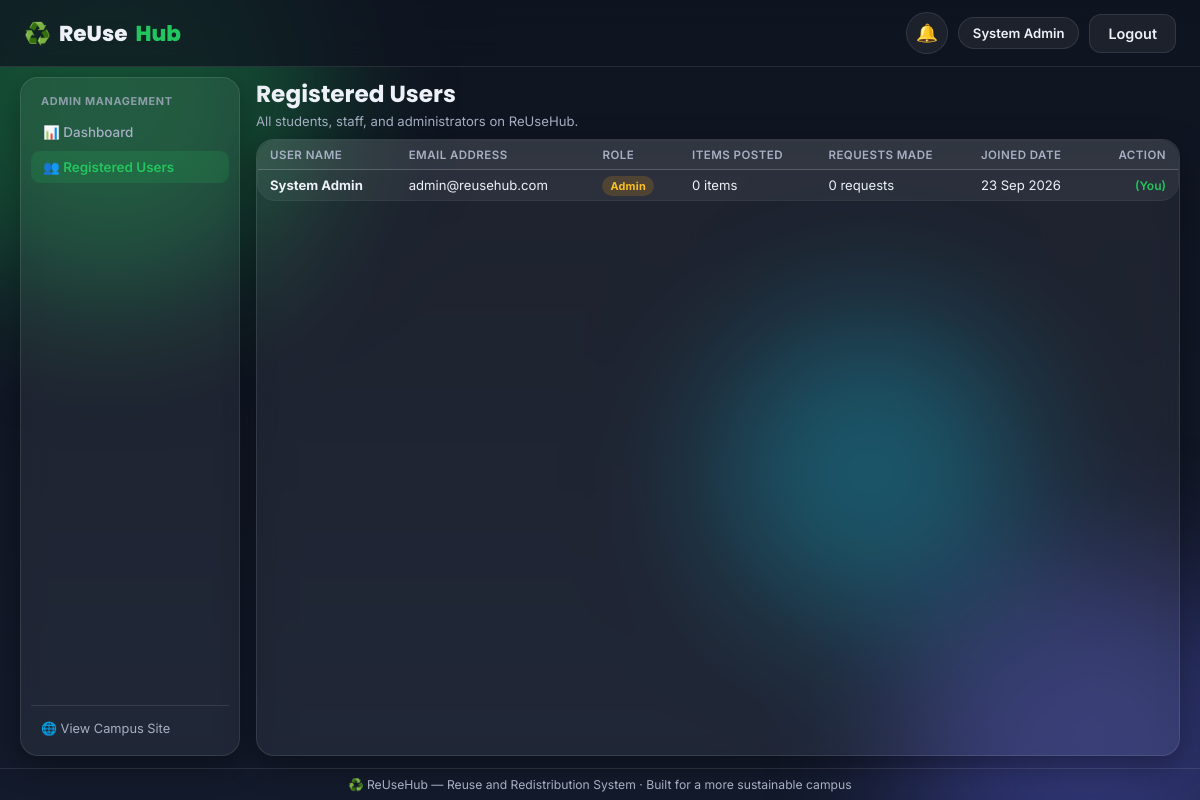
The page /admin/users.php (signed in) on the database its author committed.
### tables this page shows
CREATE TABLE users (
    user_id INT AUTO_INCREMENT PRIMARY KEY,
    name VARCHAR(100) NOT NULL,
    email VARCHAR(150) NOT NULL UNIQUE,
    password VARCHAR(255) NOT NULL,
    role ENUM('user','admin') NOT NULL DEFAULT 'user',
    created_at TIMESTAMP DEFAULT CURRENT_TIMESTAMP
);

### includes/auth.php (called while the page is built, shortened)
<?php
function current_user_id() {
    return $_SESSION['user_id'] ?? null;
}
function e($str) {
    return htmlspecialchars($str ?? '', ENT_QUOTES, 'UTF-8');
}

### admin/users.php (the view, shortened to what this page needs)
<?php
require_once __DIR__ . '/../includes/functions.php';
$users = $conn->query("
  SELECT u.*,
    (SELECT COUNT(*) FROM items WHERE owner_id = u.user_id) AS item_count,
    (SELECT COUNT(*) FROM requests WHERE requester_id = u.user_id) AS request_count
  FROM users u ORDER BY created_at DESC");
include __DIR__ . '/../includes/header.php';
?>
<div class="admin-layout">
  <?php include __DIR__ . '/_sidebar.php'; ?>
  <div class="admin-main-content">
    <div class="admin-header-row">
      <div>
        <h1 style="font-size:1.45rem; margin:0;">Registered Users</h1>
        <p style="margin:2px 0 0; font-size:0.82rem; color:var(--text-dim);">All students, staff, and administrators on ReUseHub.</p>
      </div>
    </div>
    <div class="card admin-table-card">
      <div class="table-wrap">
        <table>
          <thead>
            <tr>
              <th>User Name</th>
              <th>Email Address</th>
              <th>Role</th>
              <th>Items Posted</th>
              <th>Requests Made</th>
              <th>Joined Date</th>
              <th style="text-align:right;">Action</th>
            </tr>
          </thead>
          <tbody>
            <?php while ($u = $users->fetch_assoc()): ?>
              <tr>
                <td><strong><?= e($u['name']) ?></strong></td>
                <td><?= e($u['email']) ?></td>
                <td>
                  <span class="status-pill <?= $u['role']==='admin' ? 'status-Requested' : 'status-Available' ?>">
                    <?= ucfirst($u['role']) ?>
                  </span>
                </td>
                <td><?= $u['item_count'] ?> items</td>
                <td><?= $u['request_count'] ?> requests</td>
                <td><?= date('d M Y', strtotime($u['created_at'])) ?></td>
                <td style="text-align:right;">
                  <?php if ($u['user_id'] != current_user_id()): ?>
                    <form method="POST" style="display:inline;" onsubmit="return confirm('Remove this user account and all their listings?');">
                      <input type="hidden" name="delete_user_id" value="<?= $u['user_id'] ?>">
                      <button type="submit" class="btn btn-danger btn-sm" style="padding:3px 8px; font-size:0.75rem;">Delete</button>
                    </form>
                  <?php else: ?>
                    <span style="font-size:0.75rem; color:var(--primary); font-weight:600;">(You)</span>
                  <?php endif; ?>
                </td>
              </tr>
            <?php endwhile; ?>
          </tbody>
        </table>
      </div>
    </div>
  </div>
</div>
<?php include __DIR__ . '/../includes/footer.php'; ?>

### assets/css/style.css (style rules this page uses)
:root { --bg: #0f1420; --bg2: #131a2b; --surface: rgba(255,255,255,0.06); --surface-solid:#ffffff; --border: rgba(255,255,255,0.10); --text: #eef1f8; --text-dim: #a7b0c3; --text-ink:#1b2030; --ink-dim:#5b647a; --primary: #22c55e; --primary-dark: #16a34a; --accent: #6366f1; --accent2: #06b6d4; --warn: #f59e0b; --danger: #ef4444; --radius: 18px; --radius-sm: 12px; --shadow: 0 10px 30px rgba(0,0,0,0.35); --font: 'Inter', -apple-system, sans-serif; --font-head: 'Poppins', sans-serif; }
* { box-sizing:border-box; }
html,body { margin:0;padding:0; }
body { font-family:var(--font); background: linear-gradient(180deg,var(--bg) 0%, var(--bg2) 100%); color:var(--text); min-height:100vh; position:relative; overflow-x:hidden; display:flex; flex-direction:column; }
h1,h2,h3,h4 { font-family:var(--font-head); margin:0 0 8px 0; }
p { margin:0 0 12px 0; color:var(--text-dim); }
.card { background:var(--surface); border:1px solid var(--border); border-radius:var(--radius); padding:20px; backdrop-filter:blur(10px); box-shadow:var(--shadow); animation:fadeUp .4s ease; }
.status-pill { padding:3px 8px; border-radius:16px; font-size:.68rem; font-weight:700; letter-spacing:.02em; }
.status-Requested { background:rgba(245,158,11,0.18); color:#fbbf24; }
.table-wrap { overflow-x:auto; border-radius:var(--radius); border:1px solid var(--border); }
table { width:100%; border-collapse:collapse; background:var(--surface); }
th,td { padding:13px 16px; text-align:left; font-size:.88rem; border-bottom:1px solid var(--border); }
th { color:var(--text-dim); font-weight:600; text-transform:uppercase; font-size:.72rem; letter-spacing:.04em; background:rgba(255,255,255,0.03); }
tr:last-child td { border-bottom:none; }
.admin-layout { display:grid; grid-template-columns:220px 1fr; gap:16px; flex:1; align-items:stretch; }
.admin-main-content { display:flex; flex-direction:column; gap:10px; flex:1; }
.admin-header-row { display:flex; align-items:center; justify-content:space-between; }
.admin-table-card { padding:0; overflow:hidden; flex:1; }
.admin-table-card table th { padding:7px 12px; font-size:0.72rem; }
.admin-table-card table td { padding:7px 12px; font-size:0.82rem; }

### rows shown on the page
users: name "System Admin", email "admin@reusehub.com", role "Admin", item_count "0", request_count "0", created_at "23 Sep 2026", shows "(You)"

### other values the page prints
$_SESSION['name'] "System Admin"
